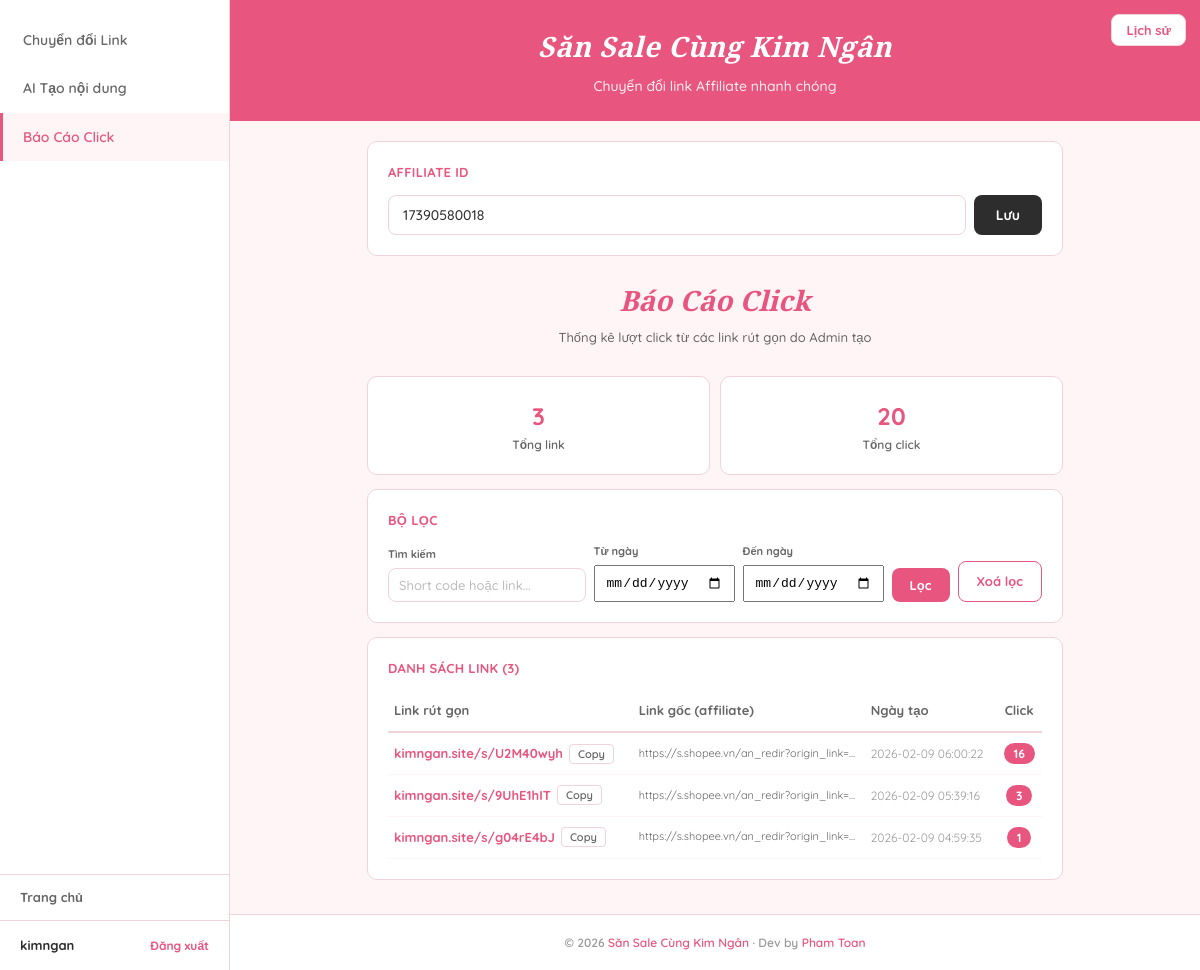
Before: /admin/click-report (signed in) with the older database file.
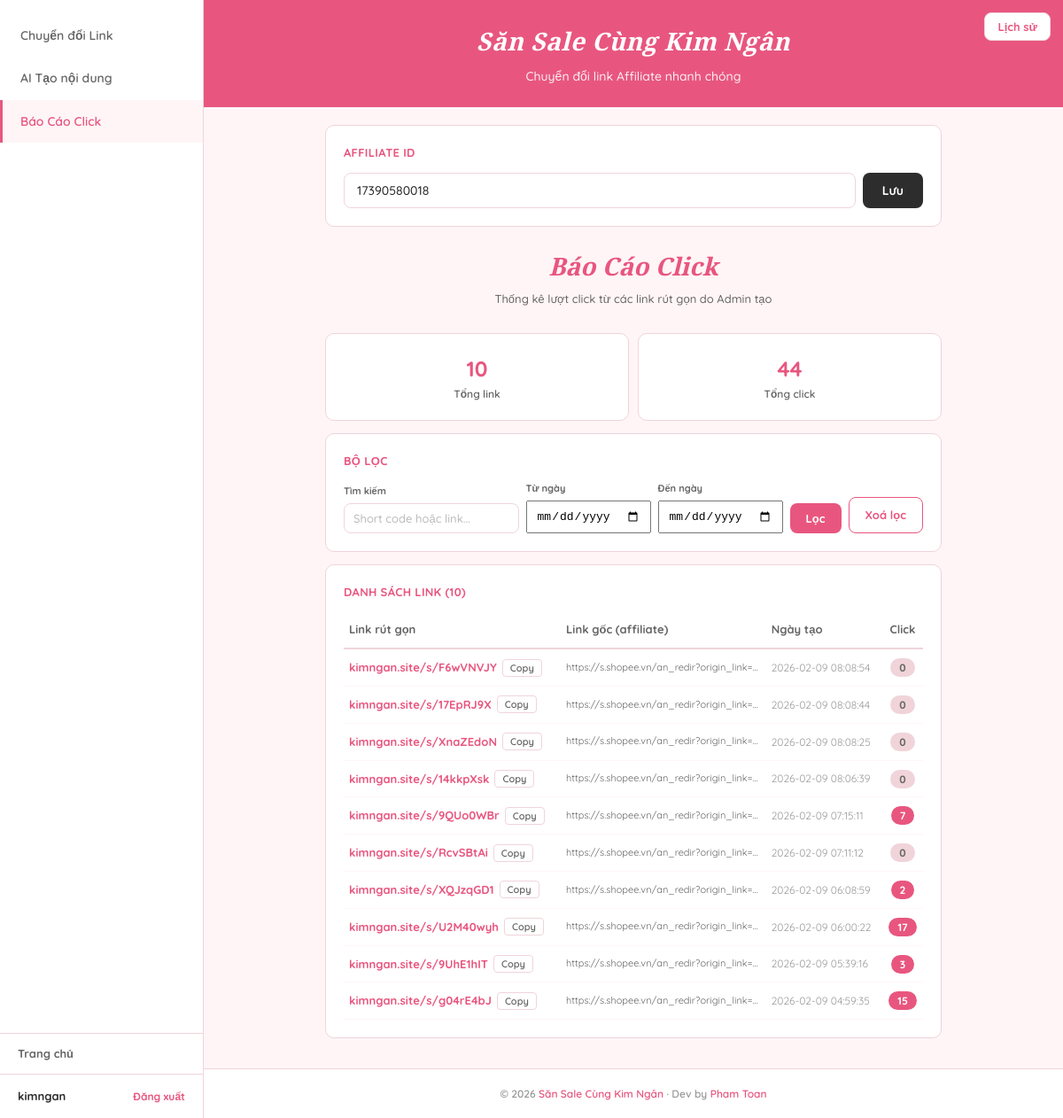
After: the same page with the newer database file.
### tables this page shows
CREATE TABLE settings (
            key TEXT PRIMARY KEY,
            value TEXT NOT NULL
        );

CREATE TABLE short_links (
            id INTEGER PRIMARY KEY AUTOINCREMENT,
            short_code TEXT UNIQUE NOT NULL,
            target_url TEXT NOT NULL,
            created_at TIMESTAMP DEFAULT CURRENT_TIMESTAMP,
            click_count INTEGER DEFAULT 0
        , created_by TEXT DEFAULT NULL);

### app.py (the view)
@app.route("/admin/click-report")
@login_required
def admin_click_report():
    affiliate_id = get_setting("affiliate_id", "")
    search = request.args.get("q", "")
    date_from = request.args.get("from", "")
    date_to = request.args.get("to", "")
    links = get_admin_short_links(search=search, date_from=date_from, date_to=date_to)
    total_clicks = sum(l["click_count"] for l in links)
    return render_template(
        "admin.html",
        page="click-report",
        affiliate_id=affiliate_id,
        user=session.get("user"),
        report_links=links,
        total_clicks=total_clicks,
        total_links=len(links),
        search=search,
        date_from=date_from,
        date_to=date_to,
        short_domain=SHORT_DOMAIN,
    )

### app.py (called while the page is built)
def login_required(f):
    @wraps(f)
    def decorated(*args, **kwargs):
        if "user" not in session:
            return redirect(url_for("login_page"))
        return f(*args, **kwargs)
    return decorated

### database.py (called while the page is built)
def get_db():
    conn = sqlite3.connect(DB_PATH)
    conn.row_factory = sqlite3.Row
    return conn

def get_setting(key, default=""):
    conn = get_db()
    row = conn.execute("SELECT value FROM settings WHERE key = ?", (key,)).fetchone()
    conn.close()
    return row["value"] if row else default

def get_admin_short_links(search="", date_from="", date_to=""):
    conn = get_db()
    query = "SELECT * FROM short_links WHERE created_by IS NOT NULL"
    params = []
    if search:
        query += " AND (short_code LIKE ? OR target_url LIKE ?)"
        params.extend([f"%{search}%", f"%{search}%"])
    if date_from:
        query += " AND date(created_at) >= ?"
        params.append(date_from)
    if date_to:
        query += " AND date(created_at) <= ?"
        params.append(date_to)
    query += " ORDER BY created_at DESC"
    rows = conn.execute(query, params).fetchall()
    conn.close()
    return [dict(r) for r in rows]

### templates/admin.html (shortened to what this page needs)
<!DOCTYPE html>
<html lang="vi">
<head>
</head>
<body>
    <button class="toggle-history" onclick="toggleHistory()">Lịch sử</button>
    <aside class="sidebar" id="sidebar">
        <nav class="sidebar-nav">
            <a class="nav-item {{ 'active' if page == 'convert-link' }}" href="/admin/convert-link">Chuyển đổi Link</a>
            <a class="nav-item {{ 'active' if page == 'ai-content' }}" href="/admin/ai-content">AI Tạo nội dung</a>
            <a class="nav-item {{ 'active' if page == 'click-report' }}" href="/admin/click-report">Báo Cáo Click</a>
        </nav>
        <div class="sidebar-bottom">
            <a href="/" class="sidebar-home">Trang chủ</a>
            <div class="sidebar-footer">
                <span class="sidebar-user">{{ user }}</span>
                <a href="/logout" class="sidebar-logout">Đăng xuất</a>
            </div>
        </div>
    </aside>
    <main class="main" id="mainContent">
        <div class="main-header">
            <h2>Săn Sale Cùng Kim Ngân</h2>
            <p>Chuyển đổi link Affiliate nhanh chóng</p>
        </div>
        <div class="main-body">
            <div class="card">
                <div class="card-title">Affiliate ID</div>
                <div class="aff-row">
                    <input type="text" id="affiliateId" placeholder="Nhập Affiliate ID của bạn"
                           value="{{ affiliate_id }}">
                    <button class="btn btn-dark" onclick="saveAffiliate()">Lưu</button>
                </div>
            </div>
            {% if page == 'convert-link' %}
            <div class="page-title">
                <h3>Chuyển đổi Link</h3>
                <p>Dán link Shopee &mdash; Nhận link Affiliate ngay</p>
            </div>
            <div class="card">
                <div class="card-title">Nhập Link</div>
                <textarea id="linkInput" placeholder="Dán link Shopee vào đây (mỗi link 1 dòng)..." style="min-height:120px;"></textarea>
                <div class="input-actions">
                    <button class="btn btn-outline" onclick="pasteTo('linkInput','linkStatus')">Paste nhanh</button>
                    <button class="btn btn-primary" id="linkConvertBtn" onclick="convertLink()">Chuyển đổi</button>
                </div>
                <div id="linkStatus" class="status"></div>
            </div>
            <div class="card link-results" id="linkResults">
                <div class="card-title">Kết quả</div>
                <textarea id="linkResultOutput" readonly></textarea>
                <div style="margin-top:10px;">
                    <button class="copy-btn" onclick="copyField('linkResultOutput', this)">Copy tất cả</button>
                </div>
            </div>
            {% elif page == 'click-report' %}
            <div class="page-title">
                <h3>Báo Cáo Click</h3>
                <p>Thống kê lượt click từ các link rút gọn do Admin tạo</p>
            </div>
            <div style="display:flex;gap:10px;margin-bottom:14px;">
                <div class="card" style="flex:1;text-align:center;margin-bottom:0;">
                    <div style="font-size:24px;font-weight:700;color:var(--primary);">{{ total_links }}</div>
                    <div style="font-size:12px;font-weight:600;color:var(--text-sec);">Tổng link</div>
                </div>
                <div class="card" style="flex:1;text-align:center;margin-bottom:0;">
                    <div style="font-size:24px;font-weight:700;color:var(--primary);">{{ total_clicks }}</div>
                    <div style="font-size:12px;font-weight:600;color:var(--text-sec);">Tổng click</div>
                </div>
            </div>
            <div class="card">
                <div class="card-title">Bộ lọc</div>
                <form method="GET" action="/admin/click-report" style="display:flex;gap:8px;flex-wrap:wrap;align-items:flex-end;">
                    <div style="flex:1;min-width:140px;">
                        <label style="font-size:11px;font-weight:700;color:var(--text-sec);display:block;margin-bottom:4px;">Tìm kiếm</label>
                        <input type="text" name="q" placeholder="Short code hoặc link..." value="{{ search }}" style="padding:8px 10px;font-size:13px;">
                    </div>
                    <div style="min-width:130px;">
                        <label style="font-size:11px;font-weight:700;color:var(--text-sec);display:block;margin-bottom:4px;">Từ ngày</label>
                        <input type="date" name="from" value="{{ date_from }}" style="padding:8px 10px;font-size:13px;">
                    </div>
                    <div style="min-width:130px;">
                        <label style="font-size:11px;font-weight:700;color:var(--text-sec);display:block;margin-bottom:4px;">Đến ngày</label>
                        <input type="date" name="to" value="{{ date_to }}" style="padding:8px 10px;font-size:13px;">
                    </div>
                    <button type="submit" class="btn btn-primary" style="padding:9px 18px;font-size:13px;">Lọc</button>
                    <a href="/admin/click-report" class="btn btn-outline" style="padding:9px 18px;font-size:13px;text-decoration:none;text-align:center;">Xoá lọc</a>
                </form>
            </div>
            <div class="card">
                <div class="card-title">Danh sách link ({{ report_links|length }})</div>
                <div style="overflow-x:auto;">
                    <table style="width:100%;border-collapse:collapse;font-size:13px;">
                        <thead>
                            <tr style="border-bottom:2px solid var(--border);text-align:left;">
                                <th style="padding:10px 6px;font-weight:700;color:var(--text-sec);">Link rút gọn</th>
                                <th style="padding:10px 6px;font-weight:700;color:var(--text-sec);">Link gốc (affiliate)</th>
                                <th style="padding:10px 6px;font-weight:700;color:var(--text-sec);">Ngày tạo</th>
                                <th style="padding:10px 6px;font-weight:700;color:var(--text-sec);text-align:center;">Click</th>
                            </tr>
                        </thead>
                        <tbody>
                            {% if report_links %}
                                {% for link in report_links %}
                                <tr style="border-bottom:1px solid var(--primary-bg);">
                                    <td style="padding:10px 6px;">
                                        <div style="display:flex;align-items:center;gap:6px;">
                                            <a href="/s/{{ link.short_code }}" target="_blank" style="color:var(--primary);font-weight:700;text-decoration:none;font-size:13px;">
                                                {{ short_domain }}/s/{{ link.short_code }}
                                            </a>
                                            <button onclick="navigator.clipboard.writeText('https://{{ short_domain }}/s/{{ link.short_code }}');this.textContent='OK!';setTimeout(()=>this.textContent='Copy',1500)" style="background:none;border:1px solid var(--border);border-radius:4px;padding:2px 8px;cursor:pointer;font-size:11px;font-family:'Quicksand',sans-serif;font-weight:600;color:var(--text-sec);">Copy</button>
                                        </div>
                                    </td>
                                    <td style="padding:10px 6px;max-width:220px;overflow:hidden;text-overflow:ellipsis;white-space:nowrap;font-size:11px;color:var(--text-sec);" title="{{ link.target_url }}">
                                        {{ link.target_url[:90] }}{% if link.target_url|length > 90 %}...{% endif %}
                                    </td>
                                    <td style="padding:10px 6px;font-size:12px;color:var(--text-muted);white-space:nowrap;">{{ link.created_at }}</td>
                                    <td style="padding:10px 6px;text-align:center;">
                                        <span style="background:{% if link.click_count > 0 %}var(--primary){% else %}var(--border){% endif %};color:{% if link.click_count > 0 %}#fff{% else %}var(--text-sec){% endif %};padding:3px 10px;border-radius:12px;font-size:12px;font-weight:700;">
                                            {{ link.click_count }}
                                        </span>
                                    </td>
                                </tr>
                                {% endfor %}
                            {% endif %}
                        </tbody>
                    </table>
                </div>
            </div>
            {% endif %}
        </div>
        <div class="main-footer">
            &copy; 2026 <span class="accent">Săn Sale Cùng Kim Ngân</span> &middot; Dev by <span class="accent">Pham Toan</span>
        </div>
    </main>
</body>
</html>

### templates/admin.html (style rules this page uses)
* { margin: 0; padding: 0; box-sizing: border-box; }
:root { --primary: #E8567F; --primary-bg: #FFF5F7; --sidebar-bg: #FFFFFF; --card-bg: #FFFFFF; --border: #F0D4DA; --text: #2D2D2D; --text-sec: #666666; --text-muted: #999999; --sidebar-w: 230px; --history-w: 280px; }
body { font-family: 'Quicksand', sans-serif; background: var(--primary-bg); color: var(--text); line-height: 1.6; min-height: 100vh; display: flex; }
.sidebar { width: var(--sidebar-w); background: var(--sidebar-bg); border-right: 1px solid var(--border); display: flex; flex-direction: column; z-index: 100; transition: transform 0.3s ease; position: fixed; top: 0; left: 0; bottom: 0; }
.sidebar-nav { flex: 1; padding: 16px 0; }
.nav-item { display: block; padding: 13px 20px; font-size: 14px; font-weight: 600; color: var(--text-sec); text-decoration: none; border-left: 3px solid transparent; transition: all 0.15s; }
.nav-item.active { background: var(--primary-bg); color: var(--primary); border-left-color: var(--primary); }
.sidebar-bottom { border-top: 1px solid var(--border); }
.sidebar-home { display: block; padding: 12px 20px; font-size: 13px; font-weight: 700; color: var(--text-sec); text-decoration: none; transition: all 0.15s; }
.sidebar-footer { padding: 14px 20px; border-top: 1px solid var(--border); display: flex; align-items: center; justify-content: space-between; }
.sidebar-user { font-size: 13px; font-weight: 700; color: var(--text); }
.sidebar-logout { font-size: 12px; font-weight: 700; color: var(--primary); text-decoration: none; }
.main { margin-left: var(--sidebar-w); flex: 1; display: flex; flex-direction: column; min-height: 100vh; transition: margin 0.3s ease; }
.main-header { background: var(--primary); padding: 24px 32px; color: #fff; text-align: center; }
.main-header h2 { font-family: 'Playfair Display', Georgia, serif; font-size: 28px; font-weight: 700; font-style: italic; letter-spacing: 0.5px; }
.main-header p { font-size: 14px; margin-top: 6px; opacity: 0.9; font-weight: 500; }
.page-title { text-align: center; margin-bottom: 20px; padding: 8px 0; }
.page-title h3 { font-family: 'Playfair Display', Georgia, serif; font-size: 28px; font-weight: 700; font-style: italic; color: var(--primary); margin-bottom: 4px; }
.page-title p { font-size: 13px; color: var(--text-sec); font-weight: 500; }
.main-body { flex: 1; padding: 20px 32px; max-width: 760px; margin: 0 auto; width: 100%; }
.main-footer { padding: 18px 24px; text-align: center; font-size: 12px; font-weight: 600; color: var(--text-muted); border-top: 1px solid var(--border); background: var(--card-bg); margin-top: auto; }
.main-footer .accent { color: var(--primary); }
.btn { padding: 10px 22px; border: none; border-radius: 8px; font-size: 14px; font-weight: 700; font-family: 'Quicksand', sans-serif; cursor: pointer; transition: opacity 0.15s; white-space: nowrap; }
.btn-primary { background: var(--primary); color: #fff; }
.btn-dark { background: var(--text); color: #fff; }
.btn-outline { background: #fff; color: var(--primary); border: 1.5px solid var(--primary); }
.card { background: var(--card-bg); border-radius: 10px; padding: 20px; margin-bottom: 14px; border: 1px solid var(--border); }
.card-title { font-size: 13px; font-weight: 700; color: var(--primary); margin-bottom: 12px; text-transform: uppercase; letter-spacing: 0.3px; }
input[type="text"], input[type="password"], textarea { width: 100%; padding: 10px 14px; border: 1.5px solid var(--border); border-radius: 8px; font-size: 14px; font-weight: 500; font-family: 'Quicksand', sans-serif; color: var(--text); background: #fff; transition: border-color 0.2s; }
input::placeholder, textarea::placeholder { color: #bbb; }
.aff-row { display: flex; gap: 8px; }
.toggle-history { position: fixed; top: 14px; right: 14px; z-index: 40; background: var(--card-bg); border: 1px solid var(--border); border-radius: 8px; padding: 7px 14px; cursor: pointer; font-size: 13px; font-weight: 700; font-family: 'Quicksand', sans-serif; color: var(--primary); }

Changed rows visible on the page:
added short_links: short_domain "kimngan.site", short_code "F6wVNVJY", target_url "https://s.shopee.vn/an_redir?origin_link=…", created_at "2026-02-09 08:08:54", click_count "0"
added short_links: short_domain "kimngan.site", short_code "17EpRJ9X", target_url "https://s.shopee.vn/an_redir?origin_link=…", created_at "2026-02-09 08:08:44", click_count "0"
added short_links: short_domain "kimngan.site", short_code "XnaZEdoN", target_url "https://s.shopee.vn/an_redir?origin_link=…", created_at "2026-02-09 08:08:25", click_count "0"
added short_links: short_domain "kimngan.site", short_code "14kkpXsk", target_url "https://s.shopee.vn/an_redir?origin_link=…", created_at "2026-02-09 08:06:39", click_count "0"
added short_links: short_domain "kimngan.site", short_code "9QUo0WBr", target_url "https://s.shopee.vn/an_redir?origin_link=…", created_at "2026-02-09 07:15:11", click_count "7"
added short_links: short_domain "kimngan.site", short_code "RcvSBtAi", target_url "https://s.shopee.vn/an_redir?origin_link=…", created_at "2026-02-09 07:11:12", click_count "0"
added short_links: short_domain "kimngan.site", short_code "XQJzqGD1", target_url "https://s.shopee.vn/an_redir?origin_link=…", created_at "2026-02-09 06:08:59", click_count "2"
changed short_links "U2M40wyh": click_count "16" → "17"
changed short_links "g04rE4bJ": click_count "1" → "15"
Other visible differences:
{{ total_links }}: "3" → "10"
{{ total_clicks }}: "20" → "44"
{{ report_links|length }}: "3" → "10"
